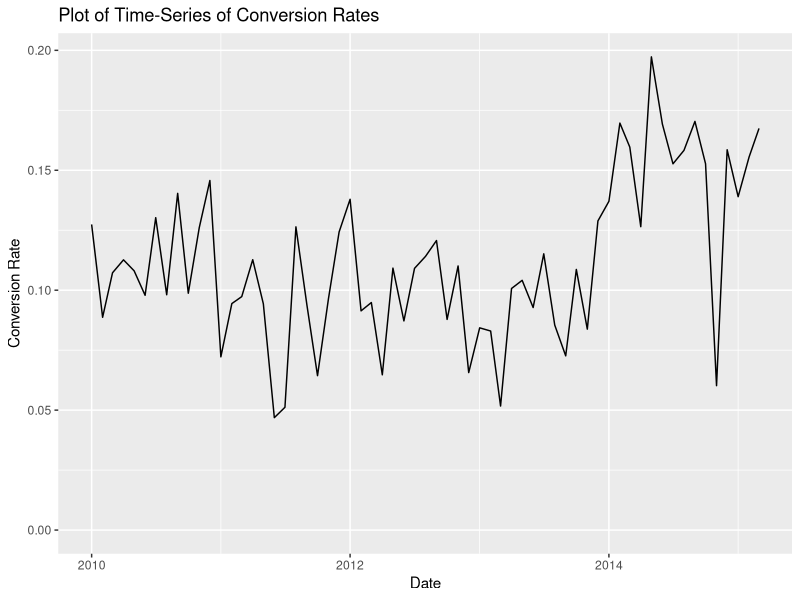
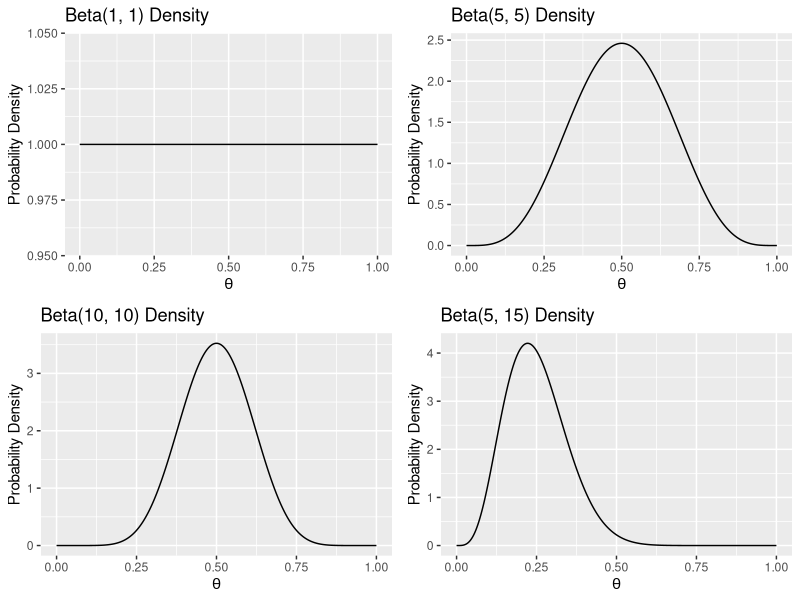
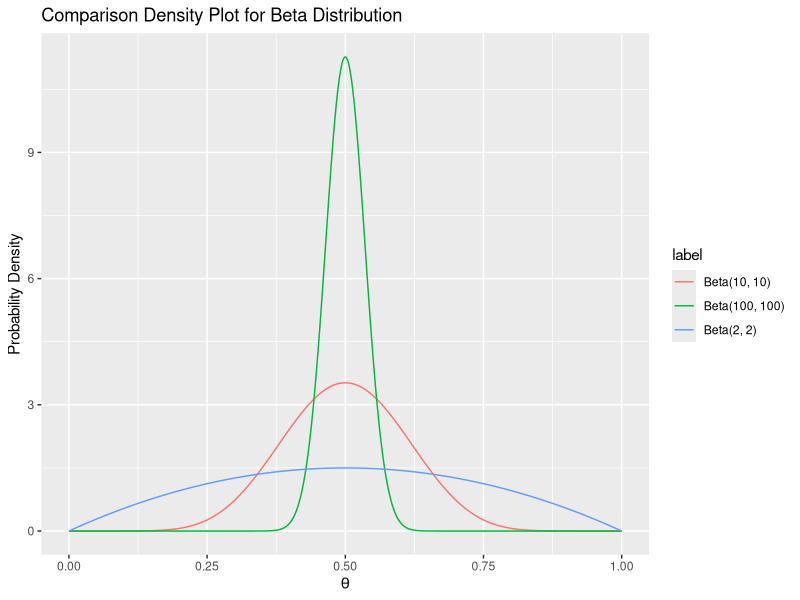

Write R code to recreate these figures, in order. (Note: this script raises an error after producing the figures.)
## ---- chunk 1
knitr::opts_chunk$set(tidy  = FALSE
                     ,cache = FALSE
                     ,fig.height =  8
                     ,fig.width  = 11)

library(tidyverse)
library(purrr)
library(scales)
library(xts)
library(cowplot)


options(width = 80L
       ,warn  = 1)

set.seed(42)
## ---- chunk 2
generate_process_rates <- function(mu0 = 0.10, sd0 = 0.03, mu1 = 0.15, sd1 = 0.03,
                                   start_date  = as.Date("2010-01-01"),
                                   end_date    = as.Date("2015-03-01"),
                                   change_date = as.Date("2014-01-01")) {

    month_vector <- as.yearmon(seq(start_date, end_date, by = "month"))
    switch_month <- as.yearmon(change_date)

    switch_idx <- match(switch_month, month_vector)

    pre_rate  <- rnorm(switch_idx - 1, mu0, sd0)
    post_rate <- rnorm(length(month_vector) - switch_idx + 1, mu1, sd1)

    rate_tbl <- data_frame(rate_date       = as.Date(month_vector)
                          ,underlying_rate = c(pre_rate, post_rate))

    return(rate_tbl)
}
## ---- chunk 3
plot_rate_tbl <- generate_process_rates(mu0 = 0.10, sd0 = 0.02, mu1 = 0.15, sd1 = 0.03)

ggplot(plot_rate_tbl) +
    geom_line(aes(x = rate_date, y = underlying_rate)) +
    expand_limits(y = 0) +
    xlab('Date') +
    ylab('Conversion Rate') +
    ggtitle("Plot of Time-Series of Conversion Rates")
## ---- chunk 4
theta_seq <- seq(0, 1, by = 0.001)

p1 <- ggplot() +
    geom_line(aes(x = theta_seq, y = dbeta(theta_seq, 1, 1))) +
    xlab(expression(theta)) +
    ylab("Probability Density") +
    ggtitle("Beta(1, 1) Density")

p2 <- ggplot() +
    geom_line(aes(x = theta_seq, y = dbeta(theta_seq, 5, 5))) +
    xlab(expression(theta)) +
    ylab("Probability Density") +
    ggtitle("Beta(5, 5) Density")

p3 <- ggplot() +
    geom_line(aes(x = theta_seq, y = dbeta(theta_seq, 10, 10))) +
    xlab(expression(theta)) +
    ylab("Probability Density") +
    ggtitle("Beta(10, 10) Density")

p4 <- ggplot() +
    geom_line(aes(x = theta_seq, y = dbeta(theta_seq, 5, 15))) +
    xlab(expression(theta)) +
    ylab("Probability Density") +
    ggtitle("Beta(5, 15) Density")

plot_grid(p1, p2, p3, p4, ncol = 2)
## ---- chunk 5
generate_beta_plot_data <- function(a, b, label = NULL) {
    theta     <- seq(0, 1, by = 0.0001)
    prob_dens <- dbeta(theta, a, b)

    beta_data_tbl <- data_frame(theta = theta
                               ,prob_dens = prob_dens)
    
    if(!is.null(label)) { beta_data_tbl <- beta_data_tbl %>% mutate(label = label) }
    
    return(beta_data_tbl)
}


data1_tbl <- generate_beta_plot_data(2, 2)
data2_tbl <- generate_beta_plot_data(10, 10)
data3_tbl <- generate_beta_plot_data(100, 100)

plotdata_tbl = list(`Beta(2, 2)`   = data1_tbl
                   ,`Beta(10, 10)` = data2_tbl
                   ,`Beta(100, 100)` = data3_tbl) %>%
    bind_rows(.id = 'label')

ggplot(plotdata_tbl) +
    geom_line(aes(x = theta, y = prob_dens, colour = label)) +
    xlab(expression(theta)) +
    ylab("Probability Density") +
    ggtitle("Comparison Density Plot for Beta Distribution")
## ---- chunk 6
generate_counts <- function(rate_tbl, month_count) {
    rate_tbl <- rate_tbl %>%
        mutate(month_count      = month_count
              ,conversion_count = map2_int(month_count, underlying_rate, rbinom, n = 1)
              ,conversion_rate  = conversion_count / month_count
        )

    return(rate_tbl)
}

fixed_rate_data_tbl  <- generate_process_rates(mu0 = 0.10, mu1 = 0.15, sd0 = 0, sd1 = 0)
fixed_count_data_tbl <- generate_counts(set_conversion_rate_data_tbl, month_count = 500)
## ---- chunk 7
plot_tbl <- fixed_count_data_tbl %>%
    select(-month_count, -conversion_count) %>%
    gather('rate_type','rate', -rate_date)

fixed_rate_lineplot <- ggplot(plot_tbl) +
    geom_line(aes(x = rate_date, y = rate, colour = rate_type)) +
    expand_limits(y = 0) +
    xlab("Date") +
    ylab("Rate") +
    ggtitle("Plot of Underlying and Observed Rates (Fixed Call Count)")

fixed_rate_lineplot %>% plot
## ---- chunk 8
generate_yearly_data <- function(rate_tbl) {
    year_tbl <- rate_tbl %>%
        group_by(data_year = format(rate_date, '%Y')) %>%
        summarise(a = sum(conversion_count)
                 ,b = sum(month_count - conversion_count)
                ) %>%
        mutate(cuml_a  = cumsum(a) + 1
              ,cuml_b  = cumsum(b) + 1
              ,distrib = pmap(list(cuml_a, cuml_b, data_year), generate_beta_plot_data)
                )
    
    distrib_tbl <- year_tbl$distrib %>% bind_rows

    return(distrib_tbl)
}

fixed_yearly_data_tbl <- generate_yearly_data(fixed_count_data_tbl) %>%
    rename(year = label)

fixed_yearly_distribplot <- ggplot(fixed_yearly_data_tbl) +
    geom_line(aes(x = theta, y = prob_dens, colour = year)) +
    scale_x_continuous(limits = c(0.075, 0.125)) +
    xlab(expression(theta)) +
    ylab("Prob Density") +
    ggtitle("Comparison Density Plot for Data Years (Fixed Call Count)")

fixed_yearly_distribplot %>% plot
## ---- chunk 9
noise_month_rate_tbl  <- generate_process_rates(mu0 = 0.10, mu1 = 0.15, sd0 = 0, sd1 = 0)

n_month <- noise_month_rate_tbl %>% nrow

noise_month_count_tbl  <- generate_counts(noise_month_rate_tbl, month_count = rpois(n_month, 500))
noise_month_yearly_tbl <- generate_yearly_data(noise_month_count_tbl) %>%
    rename(year = label)
## ---- chunk 10
plot_tbl <- noise_month_count_tbl %>%
    select(-month_count, -conversion_count) %>%
    gather('rate_type','rate', -rate_date)

noise_month_lineplot <- ggplot(plot_tbl) +
    geom_line(aes(x = rate_date, y = rate, colour = rate_type)) +
    expand_limits(y = 0) +
    xlab("Date") +
    ylab("Rate") +
    ggtitle("Plot of Underlying and Observed Rates (Noisy Call Count)")

noise_month_lineplot %>% plot
## ---- chunk 11
plot_grid(fixed_rate_lineplot, noise_month_lineplot, nrow = 2)
## ---- chunk 12
noise_month_yearly_distribplot <- ggplot(noise_month_yearly_tbl) +
    geom_line(aes(x = theta, y = prob_dens, colour = year)) +
    scale_x_continuous(limits = c(0.075, 0.125)) +
    xlab(expression(theta)) +
    ylab("Prob Density") +
    ggtitle("Comparison Density Plot for Data Years (Noisy Call Count)")

noise_month_yearly_distribplot %>% plot
## ---- chunk 13
plot_grid(fixed_yearly_distribplot, noise_month_yearly_distribplot, nrow = 2)
## ---- chunk 14
plot_grid(fixed_rate_lineplot
         ,noise_month_lineplot
         ,fixed_yearly_distribplot
         ,noise_month_yearly_distribplot
         ,nrow = 2)
## ---- chunk 15
stoc_rate_tbl  <- generate_process_rates(mu0 = 0.10, mu1 = 0.15, sd0 = 0.02, sd1 = 0.02)

n_month <- stoc_rate_tbl %>% nrow

stoc_count_tbl <- generate_counts(stoc_rate_tbl, month_count = rpois(n_month, 500))
stoc_yearly_tbl <- generate_yearly_data(stoc_count_tbl) %>%
    rename(year = label)
## ---- chunk 16
plot_tbl <- stoc_count_tbl %>%
    select(-month_count, -conversion_count) %>%
    gather('rate_type','rate', -rate_date)

stoc_lineplot <- ggplot(plot_tbl) +
    geom_line(aes(x = rate_date, y = rate, colour = rate_type)) +
    expand_limits(y = 0) +
    xlab("Date") +
    ylab("Rate") +
    ggtitle("Plot of Underlying and Observed Rates (Stochastic Rate)")

stoc_lineplot %>% plot
## ---- chunk 17
stoc_yearly_distribplot <- ggplot(stoc_yearly_tbl) +
    geom_line(aes(x = theta, y = prob_dens, colour = year)) +
    scale_x_continuous(limits = c(0.075, 0.125)) +
    xlab(expression(theta)) +
    ylab("Prob Density") +
    ggtitle("Comparison Density Plot for Data Years (Stochastic Rate)")

stoc_yearly_distribplot %>% plot
